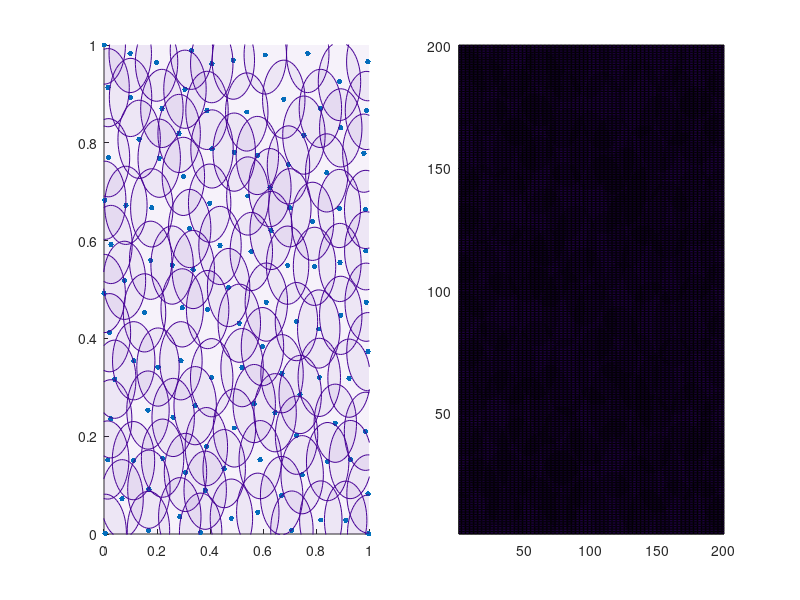

Write MATLAB code to recreate this figure.
% @file     dart_throwing.m
% @author   afruehstueck
% @date     24/03/2017
function dart_throwing(radius, grid_resolution, use_grid, pause_val)  
    %% settings
    %radius of disks
    if nargin < 1
        radius = 0.08;
        %use grid to enhance dart throwing
        use_grid = true;
        %resolution of grid
        grid_resolution = 200;
        %pause after each throw for 'better' visualization (length of pause)
        pause_val = 0.0;
    end
    %%
    
    %colors used in plot
    purple = [0.27 0.00 0.58];
    yellow = [1.00 0.80 0.00];
    
    %radius size in grid coordinates
    radius_raster = radius * grid_resolution;
    %cell size in data coordinates
    d = 1 / grid_resolution;
    
    %create grid of zeroes for empty cells
    cell_grid = zeros(grid_resolution, grid_resolution);
    [xx, yy] = meshgrid(1:grid_resolution);
    centers = zeros(0, 2);

    % create figure
    scr = get(0, 'ScreenSize'); 
    figure('Name', 'Dart Throwing', 'NumberTitle', 'off', 'Position', [100 150 4*scr(4)/3 2*scr(4)/3]);
    
    %plot of empty/non-empty grid
    subplot(1, 2, 2);
    hold on;
    xlim([0.5 grid_resolution+.5]);
    ylim([0.5 grid_resolution+.5]);
    [xshow, yshow] = meshgrid(0.5:1:grid_resolution+0.5);
    matrix_plot = pcolor(xshow, yshow, padarray(cell_grid, [1 1], 'post'));
    %create color map for grid plot
    map = [1 1 1; purple .* (1:-0.2:0.6)'];
    colormap(map)
    caxis([0, 4])
    
    current_grid_plot = plot([0 0 0 0 0], [0 0 0 0 0], 'Color', yellow, 'LineWidth', 2);
    
    %plot of actual data
    subplot(1, 2, 1);
    xlim([0 1]);
    ylim([0 1]);
    hold on;
    current_cell_plot = plot([0 0 0 0 0], [0 0 0 0 0], 'Color', yellow, 'LineWidth', 2);
    centers_plot = scatter(centers(:, 1), centers(:, 2), 150, '.');
    
                
    t = 0:.1:2*pi;
    num_darts_thrown = 0;
    num_valid_darts = 0;
    all_cells_filled = false;
    while num_darts_thrown < 100000 && ~all_cells_filled
        valid_dart = false;
        while ~valid_dart && num_darts_thrown < 100000
            if use_grid
                %find all empty grid cells
                [empty_y, empty_x] = find(~cell_grid);
                if isempty(empty_x)
                    all_cells_filled = true;
                    break;
                end
                %pick a random cell by index
                random_idx = randi(length(empty_x));
                
                %grid coordinates of randomly selected cell
                x_cell = empty_x(random_idx);
                y_cell = empty_y(random_idx);
                disp(['picked empty cell at (', num2str(x_cell), ', ', num2str(y_cell), ')']);
                %visualize position of current cell in grid
                set(current_grid_plot, 'XData', [x_cell-.5 x_cell+.5 x_cell+.5 x_cell-.5 x_cell-.5], 'YData', [y_cell-.5 y_cell-.5 y_cell+.5 y_cell+.5 y_cell-.5]);
               
                %transform cell coordinates to original data space
                trnsf_x = (x_cell - 1) / grid_resolution;
                trnsf_y = (y_cell - 1) / grid_resolution;
                %visualize position of current cell in data space
                set(current_cell_plot, 'XData', [trnsf_x trnsf_x+d trnsf_x+d trnsf_x trnsf_x], 'YData', [trnsf_y trnsf_y trnsf_y+d trnsf_y+d trnsf_y]);
                
                pause(pause_val)
                
                %pick a random dart in current cell region
                rand_dart_x = trnsf_x + rand * d;
                rand_dart_y = trnsf_y + rand * d;
                
                dart = [rand_dart_x rand_dart_y];
            else
                dart = [rand rand];
            end
            
            num_darts_thrown = num_darts_thrown + 1;
            %calculate distances of all circle centers from current dart position
            distances = norm_per_row(centers - repmat(dart,  num_valid_darts, 1));
            if all(distances >= radius)
                %accept dart position
                valid_dart = true;
                num_valid_darts = num_valid_darts + 1;
            else
                disp(['invalid dart at [', num2str(dart(1)), ', ', num2str(dart(2)), ']']);
            end
        end
        
        if ~valid_dart
            continue;
        end
        
        %update current cell
        centers = [centers; dart];

        x = radius * cos(t) + dart(1);
        y = radius * sin(t) + dart(2);
        %plot new circle (as patch)
        patch('XData', x, 'YData', y, 'FaceColor', purple, 'FaceAlpha', 0.05, 'EdgeColor', purple);
        
        %transform dart coordinates back to raster to rasterize circle
        dart_raster = ([dart(1) dart(2)] .* grid_resolution) + 1;
        circle = sqrt((xx - dart_raster(1)).^2 + (yy - dart_raster(2)).^2) < radius_raster;

        %add circle (ones in variable circle) to cell grid
        cell_grid = cell_grid + circle;
        
        %update matrix plot contents
        set(matrix_plot, 'CData', padarray(cell_grid, [1 1], 'post'));
        %update circle centers
        set(centers_plot, 'XData', centers(:, 1), 'YData', centers(:, 2));
          
        if isempty(find(~cell_grid, 1))
            all_cells_filled = true;
            break;
        end
        drawnow;
        pause(pause_val)
    end
    
    %remove yellow indicators for current cell when done
    set(current_cell_plot, 'XData', [-1 -1 -1 -1 -1], 'YData', [-1 -1 -1 -1 -1]);
    set(current_grid_plot, 'XData', [-1 -1 -1 -1 -1], 'YData', [-1 -1 -1 -1 -1]);
               
    disp([num2str(num_darts_thrown), ' darts thrown']);
    disp([num2str(num_valid_darts), ' darts applied']);
end


% helper function that calculates row-wise norm
function N = norm_per_row(M) 
    N = sqrt(sum(M.^2, 2));
end

% helper function that clamps values to range
function C = clamp(M, minval, maxval) 
    if nargin == 1
        minval = 0;
        maxval = 1;
    end
    one_vec = ones(size(M));
    C = min(max(M, minval * one_vec), maxval * one_vec);
end
